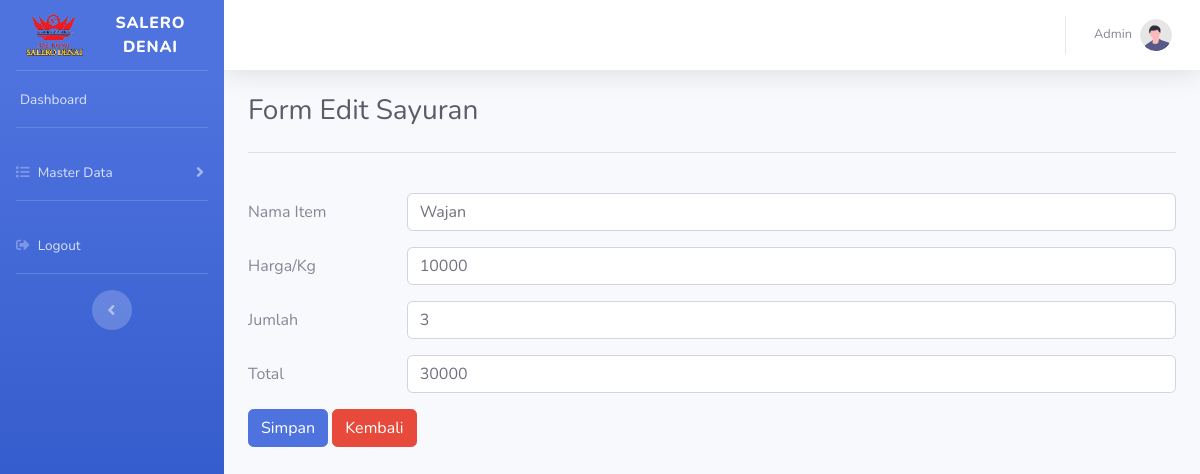
/editdapur.php?nama_item=Wajan, run on the app's committed database.
### tables this page shows
CREATE TABLE `dapur2` (
  `nama_item` varchar(20) NOT NULL,
  `hargaperkg` int(11) DEFAULT NULL,
  `jumlah` varchar(20) DEFAULT NULL,
  `total` int(11) DEFAULT NULL
);

### editdapur.php (the view, shortened to what this page needs)
<!DOCTYPE html>
<html lang="en">
<head>
    <link href="./assets/vendor/fontawesome-free/css/all.min.css" rel="stylesheet" type="text/css">
    <link href="./assets/css/sb-admin-2.min.css" rel="stylesheet">
    <link rel='stylesheet' href='https://cdn-uicons.flaticon.com/2.0.0/uicons-regular-rounded/css/uicons-regular-rounded.css'>
</head>
<body id="page-top">
    <div id="wrapper">
        <ul class="navbar-nav bg-gradient-primary sidebar sidebar-dark accordion" id="accordionSidebar">
            <a class="sidebar-brand d-flex align-items-center justify-content-center" href="index.php">
                <img src="./assets/img/logo-remove.png" alt="" width ="40%">
                <div class="sidebar-brand-text mx-2">Salero Denai <sup></sup></div>
            </a>
            <hr class="sidebar-divider my-0">
            <li class="nav-item">
                <a class="nav-link" href="index.php">
                    <span>Dashboard</span></a>
            </li>
            <hr class="sidebar-divider">
            <li class="nav-item">
                <a class="nav-link collapsed" href="#" data-toggle="collapse" data-target="#collapseTwo"
                    aria-expanded="true" aria-controls="collapseTwo">
                    <i class="fas fa-list"></i>
                    <span>Master Data</span>
                </a>
            </li>
            <hr class="sidebar-divider">
            <li class="nav-item">
                <a class="nav-link" href="login.php">
                <i class="fas fa-sign-out-alt"></i>
                    <span>Logout</span></a>
            </li>
            <hr class="sidebar-divider d-none d-md-block">
            <div class="text-center d-none d-md-inline">
                <button class="rounded-circle border-0" id="sidebarToggle"></button>
            </div>
        </ul>
        <div id="content-wrapper" class="d-flex flex-column">
            <div id="content">
                <nav class="navbar navbar-expand navbar-light bg-white topbar mb-4 static-top shadow">
                    <ul class="navbar-nav ml-auto">
                        <li class="nav-item dropdown no-arrow">
                            <a class="nav-link dropdown-toggle" href="#" id="userDropdown" role="button"
                                data-toggle="dropdown" aria-haspopup="true" aria-expanded="false">
                                <span class="mr-2 d-none d-lg-inline text-gray-600 small">Admin</span>
                                <img class="img-profile rounded-circle"
                                    src="img/undraw_profile.svg">
                            </a>
                        </li>
                    </ul>
                </nav>
                <div class="container-fluid">
                    <h1 class="h3 mb-4 text-gray-800">Form Edit Sayuran</h1>
                    <hr>
                   <br>
                   <?php
                        include 'koneksi.php';
                        $nama_item = $_GET['nama_item'];
                        $data = mysqli_query($db, "SELECT * FROM dapur2 WHERE nama_item = '$nama_item'");
                        while($d = mysqli_fetch_array($data)){
                   ?>
                   <form method ="POST" action="aksi_edit_dapur.php">
                        <div class="row mb-3">
                            <label for="nama_item" class="col-sm-2 col-form-label">Nama Item</label>
                            <div class="col-sm-10">
                            <input type="text" class="form-control" id="nama_item" name ="nama_item" value ="<?php echo $d['nama_item']; ?>">
                            </div>
                        </div>
                        <div class="row mb-3">
                            <label for="hargaperkg" class="col-sm-2 col-form-label">Harga/Kg</label>
                            <div class="col-sm-10">
                            <input type="text" class="form-control" id="hargaperkg" name ="hargaperkg" value ="<?php echo $d['hargaperkg']; ?>">
                            </div>
                        </div>
                        <div class="row mb-3">
                            <label for="jumlah" class="col-sm-2 col-form-label">Jumlah</label>
                            <div class="col-sm-10">
                            <input type="text" class="form-control" id="jumlah" name="jumlah" value ="<?php echo $d['jumlah']; ?>">
                            </div>
                        </div>
                        <div class="row mb-3">
                            <label for="total" class="col-sm-2 col-form-label">Total</label>
                            <div class="col-sm-10">
                            <input type="number" class="form-control" id="total" name = "total" value ="<?php echo $d['total']; ?>">
                            </div>
                        </div>
                        <button type="submit" class="btn btn-primary">Simpan</button>
                        <a href="dapur.php" type="submit" class="btn btn-danger">Kembali</a>
                    </form>
                    <?php
                        }
                    ?>
                </div>
        </div>
    </div>
</body>
</html>

### data on the page
dapur2: nama_item "Wajan", hargaperkg "10000", jumlah "3", total "30000"
